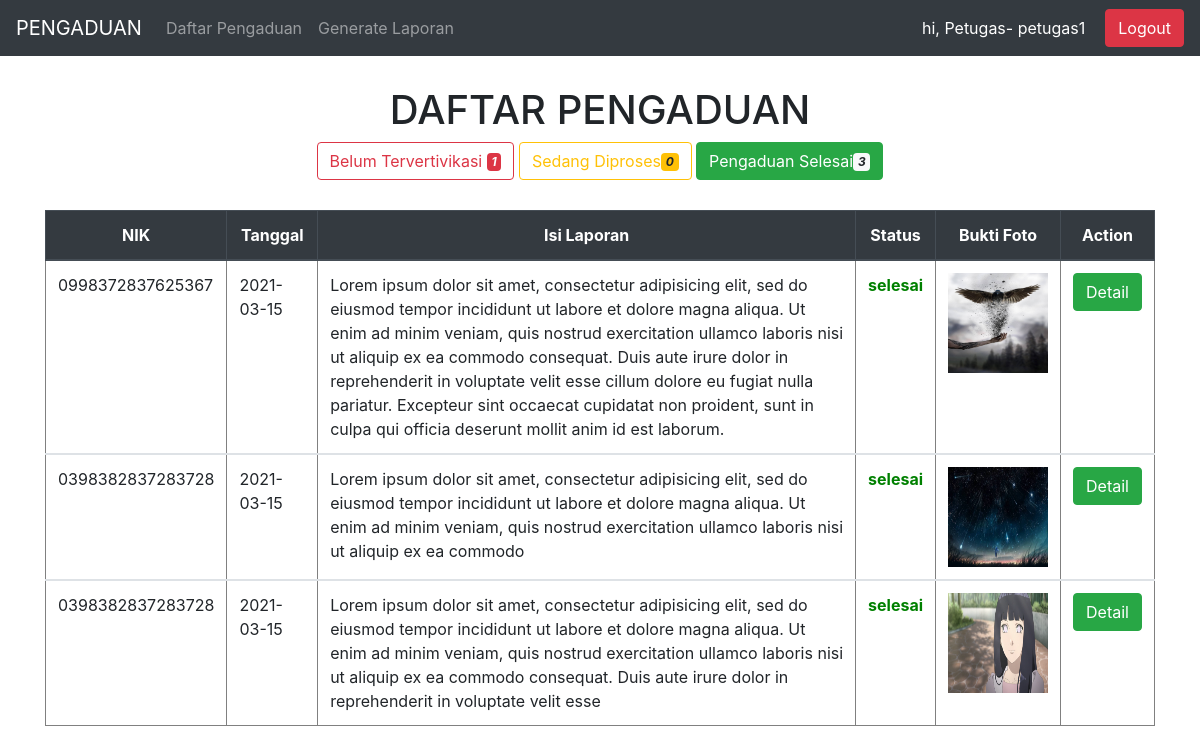
The app's page /public/petugas/pengaduanSelesai (signed in) with its own data.
### tables this page shows
CREATE TABLE `pengaduan` (
  `id_pengaduan` int(11) NOT NULL,
  `tgl_pengaduan` date NOT NULL,
  `nik` char(16) NOT NULL,
  `isi_laporan` text NOT NULL,
  `foto` varchar(255) NOT NULL,
  `status` enum('0','proses','selesai') NOT NULL
);

### app/core/Controllers.php (called while the page is built, shortened)
<?php
class Controllers{
	public function view($view,$data=[]){
		require_once('../app/views/'.$view.'.php');
	}
	public function model($model){
		return new $model;
	}
}

### app/controller/Petugas.php (called while the page is built, shortened)
<?php
class Petugas extends Controllers{
	public function data(){
		$dataall = $this->model('Petugas_Model')->daftarPengaduan("all");
		$datalaporan0 = $this->model('Petugas_Model')->daftarPengaduan('0');
		$datalaporanproses = $this->model('Petugas_Model')->daftarPengaduan('proses');
		$datalaporanselesai = $this->model('Petugas_Model')->daftarPengaduan('selesai');
		$data = [$dataall,$datalaporan0,$datalaporanproses,$datalaporanselesai];
		return $data;
	}
	public function pengaduanSelesai(){
		$data = $this->data();
		$this->view('petugas/pengaduan/pengaduanSelesai',$data);
	}
}

### app/core/App.php (called while the page is built, shortened)
<?php
class App{
	private $method = "index";
	private $params = [];
	public function __construct(){
		$url = $this->getUrl();
		if (file_exists('../app/controller/' .$url[0] . '.php')) {
			unset($url[0]);
		}
		$this->controller = new $this->controller;
		if (isset($url[1])) {
			if (method_exists($this->controller, $url[1])) {
				$this->method = $url[1];
			}
		}
		call_user_func_array([$this->controller,$this->method], $this->params);
	}
	public function getUrl(){
		if (isset($_GET['url'])) {
			$url = rtrim($_GET['url'], '/');
			$url = filter_var($url, FILTER_SANITIZE_URL);
			return $url = explode('/', $url);
		}
	}
}

### public/index.php (called while the page is built, shortened)
<?php
$app = new App;

### app/core/Database.php (called while the page is built, shortened)
<?php
class Database{
	private $host = 'localhost';
	private $name = 'db_pengaduanMasyarakat_tuadi';
	private $pass = '';
	private $user = 'root';
	private $dbh;
	private $stmt;
	public function __construct(){
		$dsn = 'mysql:host='.$this->host.';dbname='.$this->name;
		$option = [
			PDO::ATTR_PERSISTENT => true,
			PDO::ATTR_ERRMODE => PDO::ERRMODE_EXCEPTION
		];
		try {
			$this->dbh = new PDO($dsn,$this->user,$this->pass,$option);
		} catch (PDOException $e) {
			die($e->getMessage());
		}
	}
	public function query($query){
		$this->stmt = $this->dbh->prepare($query);
	}
	public function resultSet(){
		$this->stmt->execute();
		return $this->stmt->fetchAll(PDO::FETCH_ASSOC);
	}
}

### app/model/Petugas_Model.php (called while the page is built, shortened)
<?php
class Petugas_Model{
	public function __construct(){
		$this->db = new Database;
	}
	public function daftarPengaduan($status){
		$query = "CALL pengaduanStatus('$status')";
		if ($status == "all") {
			$query = "SELECT * FROM pengaduan";
		}
		$this->db->query($query);
		return $this->db->resultSet();
	}
}

### app/views/petugas/pengaduan/pengaduanSelesai.php (the view, shortened to what this page needs)
<div class="container">
	<center><h1>DAFTAR PENGADUAN</h1></center>
	<center>
		<a class="btn btn-outline-danger" href="<?= BASEURL ?>/petugas/pengaduan0">Belum Tervertivikasi <i class="badge badge-danger"><?php echo count($data[1]) ?></i></a>
		<a class="btn btn-outline-warning" href="<?= BASEURL ?>/petugas/pengaduanProses">Sedang Diproses<i class="badge badge-warning"><?php echo count($data[2]) ?></i></a>
		<a class="btn btn-success" href="<?= BASEURL ?>/petugas/pengaduanSelesai">Pengaduan Selesai<i class="badge badge-light"><?php echo count($data[3]) ?></i></a>
	</center>
	<table border="1" class="table">
		<thead class="thead-dark">
			<th>NIK</th>
			<th>Tanggal</th>
			<th>Isi Laporan</th>
			<th>Status</th>
			<th>Bukti Foto</th>
			<th>Action</th>
		</thead>
		<?php foreach($data[3] as $d): ?>
		<tbody>
			<td><?php echo $d['nik']; ?></td>
			<td><?php echo $d['tgl_pengaduan']; ?></td>
			<td><?php echo $d['isi_laporan']; ?></td>
			<td class="st<?php echo $d['status'] ?>">
				<?php
					if ($d['status'] == "0") {
						echo "Belum Difertivikasi";
					}else{
						echo $d['status'];
					}
				 ?>
			</td>
			<td><img height="100" width="100" src="<?= BASEURL ?>/gambar/<?php echo $d['foto'] ?>">	</td>
			<td><a class="btn btn-success" href="<?= BASEURL ?>/petugas/laporanDetail/<?php echo $d['id_pengaduan']; ?>">Detail</a></td>
		</tbody>
	<?php 	endforeach; ?>
	</table>
</div>

### public/css/style.css (style rules this page uses)
.container { width: 97%; margin: 30px auto; }
th,thead { text-align: center; vertical-align: middle; }
table { margin-top: 30px; }
.st0,.stproses,.stselesai { font-weight: bold; }
tbody .stselesai { color: green; }

### records on screen
pengaduan: nik "0998372837625367", tgl_pengaduan "2021-03-15", isi_laporan "Lorem ipsum dolor sit amet, consectetur adipisicing elit, sed do eiusmod tempor incididunt ut labore et dolore magna aliqua. Ut enim ad minim veniam, quis nostrud exercitation ullamco laboris nisi ut aliquip ex ea commodo consequat. Duis aute irure dolor in reprehenderit in voluptate velit esse cillum dolore eu fugiat nulla pariatur. Excepteur sint occaecat cupidatat non proident, sunt in culpa qui officia deserunt mollit anim id est laborum.", status "selesai", foto (picture)
pengaduan: nik "0398382837283728", tgl_pengaduan "2021-03-15", isi_laporan "Lorem ipsum dolor sit amet, consectetur adipisicing elit, sed do eiusmod tempor incididunt ut labore et dolore magna aliqua. Ut enim ad minim veniam, quis nostrud exercitation ullamco laboris nisi ut aliquip ex ea commodo", status "selesai", foto (picture)
pengaduan: nik "0398382837283728", tgl_pengaduan "2021-03-15", isi_laporan "Lorem ipsum dolor sit amet, consectetur adipisicing elit, sed do eiusmod tempor incididunt ut labore et dolore magna aliqua. Ut enim ad minim veniam, quis nostrud exercitation ullamco laboris nisi ut aliquip ex ea commodo consequat. Duis aute irure dolor in reprehenderit in voluptate velit esse", status "selesai", foto (picture)

### other values on screen
$_SESSION['username'] "petugas1"
count($data[1]) "1"
count($data[2]) "0"
count($data[3]) "3"
